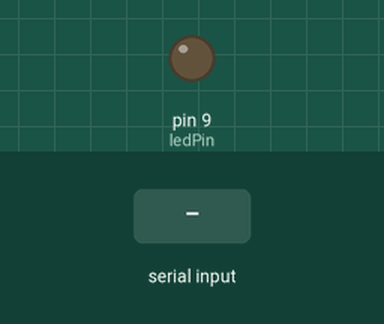
This sketch was run on a simulated Arduino Uno, built with avr-gcc and run on an emulated ATmega328P. Parts: output pins drawn as LEDs (lit = HIGH). The inputs (shaded band) are chosen by the test bench. What the sketch prints to the serial monitor is not drawn.

Above: at 1.2 s.
1.3 s: byte 108 (LED_CMD) received over Serial
At 1.8 s:
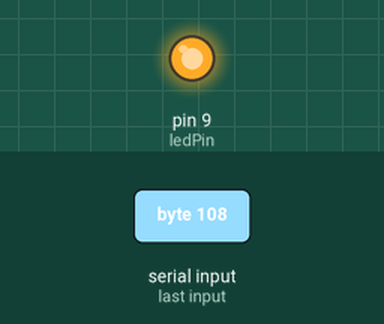
2.8 s: byte 116 (TEST_CMD) received over Serial
Timing chart, 0 to 5.8 s (numbered marks = the images above; inputs shaded):
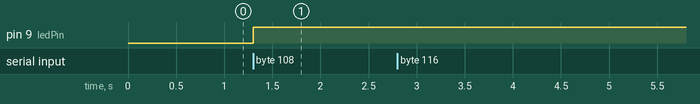

The sketch:

led_serial_test.ino
```cpp
#define ledPin 9
#define LED_CMD 'l'
#define TEST_CMD 't'

char data;

void setup() {
  pinMode(ledPin,OUTPUT);
  Serial.begin(9600);
}

void loop() {
  if (Serial.available()) {
    data = Serial.read();
    switch (data) {
      case LED_CMD:
        data = Serial.read();
        analogWrite(ledPin, data);
        break;
      case TEST_CMD:
        Serial.write('$');
    }
  }
}
```

Measured:
- after the input at 1.3 s, pin 9 (ledPin): LOW → HIGH at once
- after the input at 2.8 s, every drawn part: stays the same
